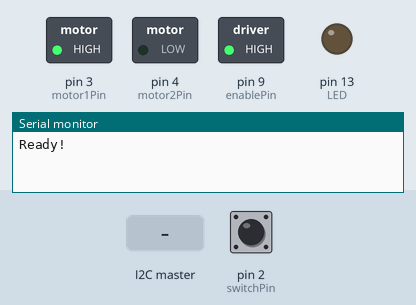
Simulated run of this sketch. Board: Arduino Uno, built with avr-gcc and run on an emulated ATmega328P. Parts: switched loads named in the sketch (green lamp = pin HIGH), output pins drawn as LEDs (lit = HIGH), the last lines printed to the serial monitor. The test bench sets the inputs (shaded band); at power-on: pin 2 (switchPin) LOW.

Above: at 1.2 s.
1.3 s: the I2C master sends the byte 1
At 1.9 s:
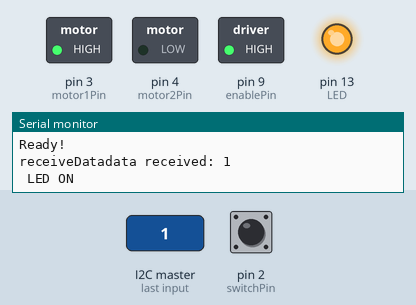
2.8 s: pin 2 (switchPin) pulled HIGH for 0.15 s
At 2.87 s:
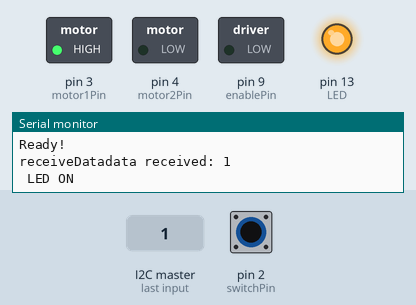
4.4 s: pin 2 (switchPin) pulled HIGH for 3.2 s
At 7.9 s:
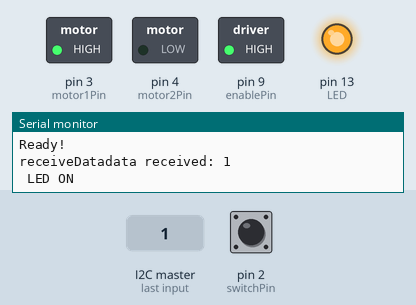
Timing chart, 0 to 9.4 s (numbered marks = the images above; inputs shaded):
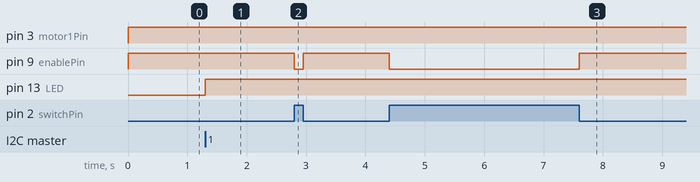

Measured:
- after the input at 1.3 s, pin 13 (LED): LOW → HIGH at once
- after the input at 2.8 s, pin 9 (enablePin): HIGH → LOW at once, → HIGH 0.15 s later
- after the input at 4.4 s, pin 9 (enablePin): HIGH → LOW at once, → HIGH 3.2 s later

The sketch:

i2carduino.ino
```cpp
#include <Wire.h>
#define SLAVE_ADDRESS 0x04
#define LED  13
int number = 0;
int rec = 0;

const int switchPin = 2;    // switch input
const int motor1Pin = 3;    // H-bridge leg 1 (pin 2, 1A)
const int motor2Pin = 4;    // H-bridge leg 2 (pin 7, 2A)
const int enablePin = 9;    // H-bridge enable pin

void setup() {
  // set the switch as an input:
  pinMode(switchPin, INPUT);

  // set all the other pins you're using as outputs:
  pinMode(motor1Pin, OUTPUT);
  pinMode(motor2Pin, OUTPUT);
  pinMode(enablePin, OUTPUT);

  // set enablePin high so that motor can turn on:
  digitalWrite(enablePin, HIGH);

  pinMode(LED, OUTPUT);

  // I2C Setup
  Serial.begin(9600);
  Wire.begin(SLAVE_ADDRESS);
  Wire.onReceive(receiveData);
  Wire.onRequest(sendData);
  Serial.println("Ready!");
}
void loop() {
  // if the switch is high, motor will turn on one direction:
    if (digitalRead(switchPin) == HIGH) {
      digitalWrite(enablePin, LOW);
      ::number = 0;
    }
    // if the switch is low, motor will turn in the other direction:
    else {
      ::number = 1;
      digitalWrite(enablePin, HIGH);
      digitalWrite(motor1Pin, HIGH);  // set leg 1 of the H-bridge high
      digitalWrite(motor2Pin, LOW);   // set leg 2 of the H-bridge low
    }
}
void receiveData(int byteCount) {
  Serial.print("receiveData");
  while (Wire.available()) {
    rec = Wire.read();
    Serial.print("data received: ");
    Serial.println(number);
    if (number == 1) {
      Serial.println(" LED ON");
      digitalWrite(LED, HIGH);
    } else {
      Serial.println(" LED OFF");
      digitalWrite(LED, LOW);
    }
  }
}
void sendData() {
  Wire.write(number);
}
```
